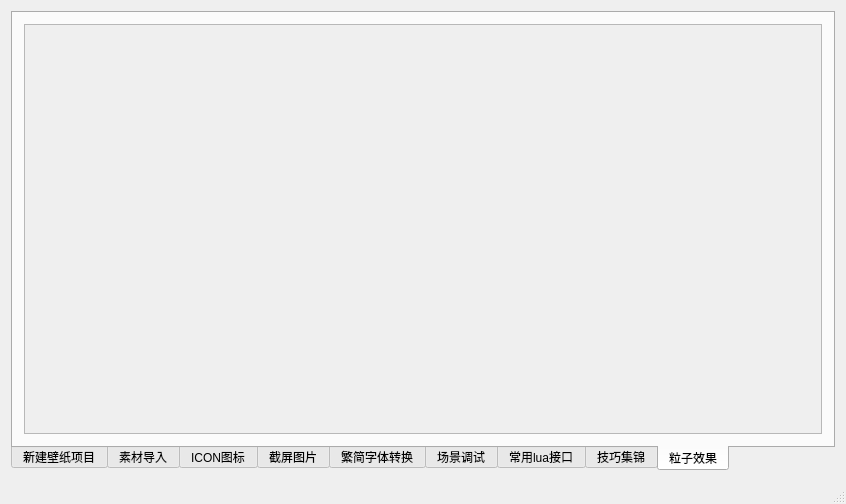
<?xml version="1.0" encoding="UTF-8"?>
<ui version="4.0">
 <class>MainWindow</class>
 <widget class="QMainWindow" name="MainWindow">
  <property name="geometry">
   <rect>
    <x>0</x>
    <y>0</y>
    <width>846</width>
    <height>504</height>
   </rect>
  </property>
  <property name="windowTitle">
   <string>MainWindow</string>
  </property>
  <widget class="QWidget" name="centralWidget">
   <layout class="QHBoxLayout" name="horizontalLayout">
    <item>
     <widget class="QTabWidget" name="tabWidget">
      <property name="tabPosition">
       <enum>QTabWidget::South</enum>
      </property>
      <property name="currentIndex">
       <number>8</number>
      </property>
      <widget class="QWidget" name="tab">
       <attribute name="title">
        <string>新建壁纸项目</string>
       </attribute>
       <layout class="QVBoxLayout" name="verticalLayout">
        <item>
         <layout class="QGridLayout" name="gridLayout_2">
          <item row="0" column="1">
           <spacer name="verticalSpacer">
            <property name="orientation">
             <enum>Qt::Vertical</enum>
            </property>
            <property name="sizeHint" stdset="0">
             <size>
              <width>20</width>
              <height>128</height>
             </size>
            </property>
           </spacer>
          </item>
          <item row="1" column="0">
           <spacer name="horizontalSpacer_2">
            <property name="orientation">
             <enum>Qt::Horizontal</enum>
            </property>
            <property name="sizeHint" stdset="0">
             <size>
              <width>40</width>
              <height>20</height>
             </size>
            </property>
           </spacer>
          </item>
          <item row="1" column="1">
           <layout class="QGridLayout" name="gridLayout">
            <item row="4" column="1" colspan="2">
             <widget class="QPushButton" name="pushButton">
              <property name="font">
               <font>
                <pointsize>14</pointsize>
               </font>
              </property>
              <property name="text">
               <string>创建</string>
              </property>
             </widget>
            </item>
            <item row="4" column="0">
             <spacer name="horizontalSpacer">
              <property name="orientation">
               <enum>Qt::Horizontal</enum>
              </property>
              <property name="sizeHint" stdset="0">
               <size>
                <width>258</width>
                <height>20</height>
               </size>
              </property>
             </spacer>
            </item>
            <item row="3" column="2">
             <layout class="QHBoxLayout" name="horizontalLayout_7">
              <item>
               <widget class="QPushButton" name="pushButton_2">
                <property name="text">
                 <string>配置</string>
                </property>
               </widget>
              </item>
              <item>
               <widget class="QLabel" name="label_7">
                <property name="text">
                 <string>*</string>
                </property>
               </widget>
              </item>
             </layout>
            </item>
            <item row="2" column="0" colspan="2">
             <layout class="QHBoxLayout" name="horizontalLayout_5">
              <item>
               <widget class="QLabel" name="label_2">
                <property name="font">
                 <font>
                  <pointsize>14</pointsize>
                 </font>
                </property>
                <property name="text">
                 <string>创建路径：</string>
                </property>
               </widget>
              </item>
              <item>
               <widget class="QLineEdit" name="lineEdit_3">
                <property name="font">
                 <font>
                  <pointsize>14</pointsize>
                 </font>
                </property>
               </widget>
              </item>
             </layout>
            </item>
            <item row="2" column="2">
             <layout class="QHBoxLayout" name="horizontalLayout_8">
              <item>
               <widget class="QPushButton" name="pushButton_3">
                <property name="sizePolicy">
                 <sizepolicy hsizetype="Preferred" vsizetype="Fixed">
                  <horstretch>0</horstretch>
                  <verstretch>0</verstretch>
                 </sizepolicy>
                </property>
                <property name="text">
                 <string>配置</string>
                </property>
               </widget>
              </item>
              <item>
               <widget class="QLabel" name="label_6">
                <property name="text">
                 <string>*</string>
                </property>
               </widget>
              </item>
             </layout>
            </item>
            <item row="3" column="0" colspan="2">
             <layout class="QHBoxLayout" name="horizontalLayout_6">
              <item>
               <widget class="QLabel" name="label_4">
                <property name="font">
                 <font>
                  <pointsize>14</pointsize>
                 </font>
                </property>
                <property name="text">
                 <string>创建脚本：</string>
                </property>
               </widget>
              </item>
              <item>
               <widget class="QLineEdit" name="lineEdit_4">
                <property name="font">
                 <font>
                  <pointsize>14</pointsize>
                 </font>
                </property>
               </widget>
              </item>
             </layout>
            </item>
            <item row="0" column="0" colspan="2">
             <layout class="QHBoxLayout" name="horizontalLayout_3">
              <item>
               <widget class="QLabel" name="label">
                <property name="font">
                 <font>
                  <pointsize>14</pointsize>
                 </font>
                </property>
                <property name="text">
                 <string>项目名称：</string>
                </property>
               </widget>
              </item>
              <item>
               <widget class="QLineEdit" name="lineEdit">
                <property name="font">
                 <font>
                  <pointsize>14</pointsize>
                 </font>
                </property>
               </widget>
              </item>
             </layout>
            </item>
            <item row="1" column="0" colspan="2">
             <layout class="QHBoxLayout" name="horizontalLayout_4">
              <item>
               <widget class="QLabel" name="label_3">
                <property name="font">
                 <font>
                  <pointsize>14</pointsize>
                 </font>
                </property>
                <property name="text">
                 <string>系列名称：</string>
                </property>
               </widget>
              </item>
              <item>
               <widget class="QLineEdit" name="lineEdit_2">
                <property name="font">
                 <font>
                  <pointsize>14</pointsize>
                 </font>
                </property>
               </widget>
              </item>
             </layout>
            </item>
            <item row="0" column="2">
             <widget class="QLabel" name="label_8">
              <property name="text">
               <string>*</string>
              </property>
             </widget>
            </item>
            <item row="1" column="2">
             <widget class="QLabel" name="label_9">
              <property name="text">
               <string>*</string>
              </property>
             </widget>
            </item>
           </layout>
          </item>
          <item row="1" column="2">
           <spacer name="horizontalSpacer_3">
            <property name="orientation">
             <enum>Qt::Horizontal</enum>
            </property>
            <property name="sizeHint" stdset="0">
             <size>
              <width>40</width>
              <height>20</height>
             </size>
            </property>
           </spacer>
          </item>
          <item row="2" column="1">
           <spacer name="verticalSpacer_2">
            <property name="orientation">
             <enum>Qt::Vertical</enum>
            </property>
            <property name="sizeHint" stdset="0">
             <size>
              <width>20</width>
              <height>40</height>
             </size>
            </property>
           </spacer>
          </item>
         </layout>
        </item>
       </layout>
      </widget>
      <widget class="QWidget" name="tab_6">
       <attribute name="title">
        <string>素材导入</string>
       </attribute>
       <layout class="QVBoxLayout" name="verticalLayout_2">
        <item>
         <layout class="QGridLayout" name="gridLayout_4">
          <item row="0" column="1">
           <spacer name="verticalSpacer_4">
            <property name="orientation">
             <enum>Qt::Vertical</enum>
            </property>
            <property name="sizeHint" stdset="0">
             <size>
              <width>20</width>
              <height>78</height>
             </size>
            </property>
           </spacer>
          </item>
          <item row="1" column="0">
           <spacer name="horizontalSpacer_5">
            <property name="orientation">
             <enum>Qt::Horizontal</enum>
            </property>
            <property name="sizeHint" stdset="0">
             <size>
              <width>40</width>
              <height>20</height>
             </size>
            </property>
           </spacer>
          </item>
          <item row="1" column="1">
           <layout class="QGridLayout" name="gridLayout_3">
            <item row="3" column="1">
             <widget class="QPushButton" name="pushButton_7">
              <property name="font">
               <font>
                <pointsize>14</pointsize>
               </font>
              </property>
              <property name="text">
               <string>导入</string>
              </property>
             </widget>
            </item>
            <item row="0" column="0" colspan="2">
             <layout class="QHBoxLayout" name="horizontalLayout_13">
              <item>
               <layout class="QHBoxLayout" name="horizontalLayout_10">
                <item>
                 <widget class="QLabel" name="label_5">
                  <property name="font">
                   <font>
                    <pointsize>14</pointsize>
                   </font>
                  </property>
                  <property name="text">
                   <string>素材路径：</string>
                  </property>
                 </widget>
                </item>
                <item>
                 <widget class="QLineEdit" name="lineEdit_5">
                  <property name="font">
                   <font>
                    <pointsize>14</pointsize>
                   </font>
                  </property>
                 </widget>
                </item>
               </layout>
              </item>
              <item>
               <widget class="QPushButton" name="pushButton_4">
                <property name="text">
                 <string>配置</string>
                </property>
               </widget>
              </item>
              <item>
               <widget class="QLabel" name="label_12">
                <property name="text">
                 <string>*</string>
                </property>
               </widget>
              </item>
             </layout>
            </item>
            <item row="2" column="0" colspan="2">
             <layout class="QHBoxLayout" name="horizontalLayout_15">
              <item>
               <layout class="QHBoxLayout" name="horizontalLayout_12">
                <item>
                 <widget class="QLabel" name="label_11">
                  <property name="font">
                   <font>
                    <pointsize>14</pointsize>
                   </font>
                  </property>
                  <property name="text">
                   <string>导入脚本：</string>
                  </property>
                 </widget>
                </item>
                <item>
                 <widget class="QLineEdit" name="lineEdit_7">
                  <property name="font">
                   <font>
                    <pointsize>14</pointsize>
                   </font>
                  </property>
                 </widget>
                </item>
               </layout>
              </item>
              <item>
               <widget class="QPushButton" name="pushButton_6">
                <property name="text">
                 <string>配置</string>
                </property>
               </widget>
              </item>
              <item>
               <widget class="QLabel" name="label_14">
                <property name="text">
                 <string>*</string>
                </property>
               </widget>
              </item>
             </layout>
            </item>
            <item row="1" column="0" colspan="2">
             <layout class="QHBoxLayout" name="horizontalLayout_14">
              <item>
               <layout class="QHBoxLayout" name="horizontalLayout_11">
                <item>
                 <widget class="QLabel" name="label_10">
                  <property name="font">
                   <font>
                    <pointsize>14</pointsize>
                   </font>
                  </property>
                  <property name="text">
                   <string>工程路径：</string>
                  </property>
                 </widget>
                </item>
                <item>
                 <widget class="QLineEdit" name="lineEdit_6">
                  <property name="font">
                   <font>
                    <pointsize>14</pointsize>
                   </font>
                  </property>
                 </widget>
                </item>
               </layout>
              </item>
              <item>
               <widget class="QPushButton" name="pushButton_5">
                <property name="text">
                 <string>配置</string>
                </property>
               </widget>
              </item>
              <item>
               <widget class="QLabel" name="label_13">
                <property name="text">
                 <string>*</string>
                </property>
               </widget>
              </item>
             </layout>
            </item>
            <item row="3" column="0">
             <spacer name="horizontalSpacer_4">
              <property name="orientation">
               <enum>Qt::Horizontal</enum>
              </property>
              <property name="sizeHint" stdset="0">
               <size>
                <width>40</width>
                <height>20</height>
               </size>
              </property>
             </spacer>
            </item>
           </layout>
          </item>
          <item row="1" column="2">
           <spacer name="horizontalSpacer_6">
            <property name="orientation">
             <enum>Qt::Horizontal</enum>
            </property>
            <property name="sizeHint" stdset="0">
             <size>
              <width>40</width>
              <height>20</height>
             </size>
            </property>
           </spacer>
          </item>
          <item row="2" column="1">
           <spacer name="verticalSpacer_3">
            <property name="orientation">
             <enum>Qt::Vertical</enum>
            </property>
            <property name="sizeHint" stdset="0">
             <size>
              <width>20</width>
              <height>118</height>
             </size>
            </property>
           </spacer>
          </item>
         </layout>
        </item>
       </layout>
      </widget>
      <widget class="QWidget" name="tab_2">
       <attribute name="title">
        <string>ICON图标</string>
       </attribute>
       <layout class="QHBoxLayout" name="horizontalLayout_2">
        <item>
         <widget class="QLabel" name="iconLabel">
          <property name="text">
           <string/>
          </property>
          <property name="alignment">
           <set>Qt::AlignCenter</set>
          </property>
         </widget>
        </item>
       </layout>
      </widget>
      <widget class="QWidget" name="tab_3">
       <attribute name="title">
        <string>截屏图片</string>
       </attribute>
       <layout class="QHBoxLayout" name="horizontalLayout_9">
        <item>
         <widget class="QLabel" name="screenshotLabel">
          <property name="text">
           <string/>
          </property>
          <property name="alignment">
           <set>Qt::AlignCenter</set>
          </property>
         </widget>
        </item>
       </layout>
      </widget>
      <widget class="QWidget" name="tab_5">
       <attribute name="title">
        <string>繁简字体转换</string>
       </attribute>
       <layout class="QHBoxLayout" name="horizontalLayout_18">
        <item>
         <layout class="QGridLayout" name="gridLayout_5">
          <item row="0" column="1">
           <spacer name="verticalSpacer_5">
            <property name="orientation">
             <enum>Qt::Vertical</enum>
            </property>
            <property name="sizeHint" stdset="0">
             <size>
              <width>20</width>
              <height>40</height>
             </size>
            </property>
           </spacer>
          </item>
          <item row="1" column="0">
           <spacer name="horizontalSpacer_7">
            <property name="orientation">
             <enum>Qt::Horizontal</enum>
            </property>
            <property name="sizeHint" stdset="0">
             <size>
              <width>40</width>
              <height>20</height>
             </size>
            </property>
           </spacer>
          </item>
          <item row="1" column="1">
           <layout class="QVBoxLayout" name="verticalLayout_3">
            <item>
             <layout class="QHBoxLayout" name="horizontalLayout_16">
              <item>
               <widget class="QLabel" name="label_15">
                <property name="font">
                 <font>
                  <pointsize>14</pointsize>
                 </font>
                </property>
                <property name="text">
                 <string>简体中文：</string>
                </property>
               </widget>
              </item>
              <item>
               <widget class="QLineEdit" name="lineEdit_8">
                <property name="font">
                 <font>
                  <pointsize>14</pointsize>
                 </font>
                </property>
               </widget>
              </item>
             </layout>
            </item>
            <item>
             <layout class="QHBoxLayout" name="horizontalLayout_17">
              <item>
               <widget class="QLabel" name="label_16">
                <property name="font">
                 <font>
                  <pointsize>14</pointsize>
                 </font>
                </property>
                <property name="text">
                 <string>繁体中文：</string>
                </property>
               </widget>
              </item>
              <item>
               <widget class="QLineEdit" name="lineEdit_9">
                <property name="font">
                 <font>
                  <pointsize>14</pointsize>
                 </font>
                </property>
               </widget>
              </item>
             </layout>
            </item>
            <item>
             <widget class="QPushButton" name="turingTraditional">
              <property name="font">
               <font>
                <pointsize>14</pointsize>
               </font>
              </property>
              <property name="text">
               <string>转换</string>
              </property>
             </widget>
            </item>
           </layout>
          </item>
          <item row="1" column="2">
           <spacer name="horizontalSpacer_8">
            <property name="orientation">
             <enum>Qt::Horizontal</enum>
            </property>
            <property name="sizeHint" stdset="0">
             <size>
              <width>40</width>
              <height>20</height>
             </size>
            </property>
           </spacer>
          </item>
          <item row="2" column="1">
           <spacer name="verticalSpacer_6">
            <property name="orientation">
             <enum>Qt::Vertical</enum>
            </property>
            <property name="sizeHint" stdset="0">
             <size>
              <width>20</width>
              <height>40</height>
             </size>
            </property>
           </spacer>
          </item>
         </layout>
        </item>
       </layout>
      </widget>
      <widget class="QWidget" name="scene">
       <attribute name="title">
        <string>场景调试</string>
       </attribute>
       <layout class="QVBoxLayout" name="verticalLayout_4">
        <item>
         <widget class="QScrollArea" name="scrollArea">
          <property name="widgetResizable">
           <bool>true</bool>
          </property>
          <widget class="QWidget" name="scrollAreaWidgetContents">
           <property name="geometry">
            <rect>
             <x>0</x>
             <y>0</y>
             <width>802</width>
             <height>397</height>
            </rect>
           </property>
          </widget>
         </widget>
        </item>
       </layout>
      </widget>
      <widget class="QWidget" name="tab_4">
       <attribute name="title">
        <string>常用lua接口</string>
       </attribute>
      </widget>
      <widget class="QWidget" name="tab_7">
       <attribute name="title">
        <string>技巧集锦</string>
       </attribute>
      </widget>
      <widget class="QWidget" name="tab_8">
       <attribute name="title">
        <string>粒子效果</string>
       </attribute>
       <layout class="QVBoxLayout" name="verticalLayout_5">
        <item>
         <widget class="QScrollArea" name="particleArea">
          <property name="widgetResizable">
           <bool>true</bool>
          </property>
          <widget class="QWidget" name="scrollAreaWidgetContents_2">
           <property name="geometry">
            <rect>
             <x>0</x>
             <y>0</y>
             <width>802</width>
             <height>397</height>
            </rect>
           </property>
          </widget>
         </widget>
        </item>
       </layout>
      </widget>
     </widget>
    </item>
   </layout>
  </widget>
  <widget class="QMenuBar" name="menuBar">
   <property name="geometry">
    <rect>
     <x>0</x>
     <y>0</y>
     <width>846</width>
     <height>23</height>
    </rect>
   </property>
  </widget>
  <widget class="QStatusBar" name="statusBar"/>
 </widget>
 <layoutdefault spacing="6" margin="11"/>
 <resources/>
 <connections/>
</ui>
